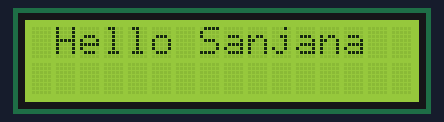
Bench run of a sketch on a simulated Arduino Uno, built with avr-gcc and run on an emulated ATmega328P. On the bench: 16×2 character LCD.

Above: at 0.1 s.
At 5.1 s:
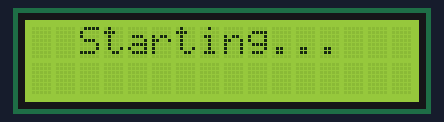
At 8.2 s:
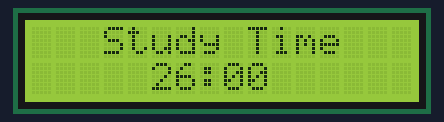
At 15.2 s:
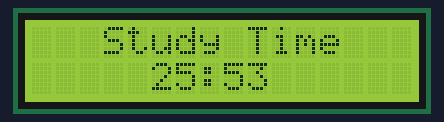
At 23.2 s:
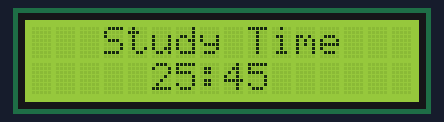
At 38.2 s:
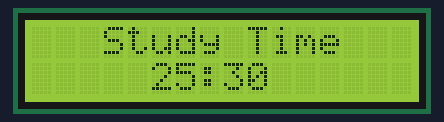

The sketch:

pomodoro.ino
```cpp
#include <Wire.h>
#include <LiquidCrystal_I2C.h>

LiquidCrystal_I2C lcd(0x27, 16, 2);

const unsigned long studyTime = 26UL * 60UL * 1000UL;
const unsigned long breakTime = 7UL * 60UL * 1000UL;
const unsigned long countdownInterval = 1000;

unsigned long countdownStartTime = 0;
unsigned long lastDisplayTime = 0;

int currentPhase = 1;

void setup() {
  lcd.begin();
  lcd.backlight();

  // Greeting
  lcd.clear();
  lcd.setCursor(1, 0);
  lcd.print("Hello Sanjana");
  delay(5000);

  // Starting message
  lcd.clear();
  lcd.setCursor(2, 0);
  lcd.print("Starting...");
  delay(3000);

  countdownStartTime = millis();
  lastDisplayTime = millis() - countdownInterval;
  currentPhase = 2;
}

void loop() {
  unsigned long currentTime = millis();

  if (currentPhase == 2) {
    displayStudyCountdown(currentTime);
  }
  else if (currentPhase == 3) {
    displayBreakCountdown(currentTime);
  }
}

void displayStudyCountdown(unsigned long currentTime) {

  unsigned long elapsedTime = currentTime - countdownStartTime;

  if (elapsedTime >= studyTime) {
    currentPhase = 3;
    countdownStartTime = millis();
    lastDisplayTime = millis() - countdownInterval;
    return;
  }

  if (currentTime - lastDisplayTime >= countdownInterval) {

    lastDisplayTime = currentTime;

    unsigned long remainingTime = studyTime - elapsedTime;

    int minutes = remainingTime / 60000;
    int seconds = (remainingTime % 60000) / 1000;

    lcd.clear();
    lcd.setCursor(3, 0);
    lcd.print("Study Time");

    lcd.setCursor(5, 1);

    if (minutes < 10) lcd.print("0");
    lcd.print(minutes);
    lcd.print(":");

    if (seconds < 10) lcd.print("0");
    lcd.print(seconds);
  }
}

void displayBreakCountdown(unsigned long currentTime) {

  unsigned long elapsedTime = currentTime - countdownStartTime;

  if (elapsedTime >= breakTime) {
    currentPhase = 2;
    countdownStartTime = millis();
    lastDisplayTime = millis() - countdownInterval;
    return;
  }

  if (currentTime - lastDisplayTime >= countdownInterval) {

    lastDisplayTime = currentTime;

    unsigned long remainingTime = breakTime - elapsedTime;

    int minutes = remainingTime / 60000;
    int seconds = (remainingTime % 60000) / 1000;

    lcd.clear();
    lcd.setCursor(3, 0);
    lcd.print("Break Time");

    lcd.setCursor(5, 1);

    if (minutes < 10) lcd.print("0");
    lcd.print(minutes);
    lcd.print(":");

    if (seconds < 10) lcd.print("0");
    lcd.print(seconds);
  }
}
```

Measured:
- what the display in image 1 shows lasts 3.0 s, from 5.1 s to 8.1 s
- what the display in image 2 shows lasts 1.0 s, from 8.1 s to 9.1 s
